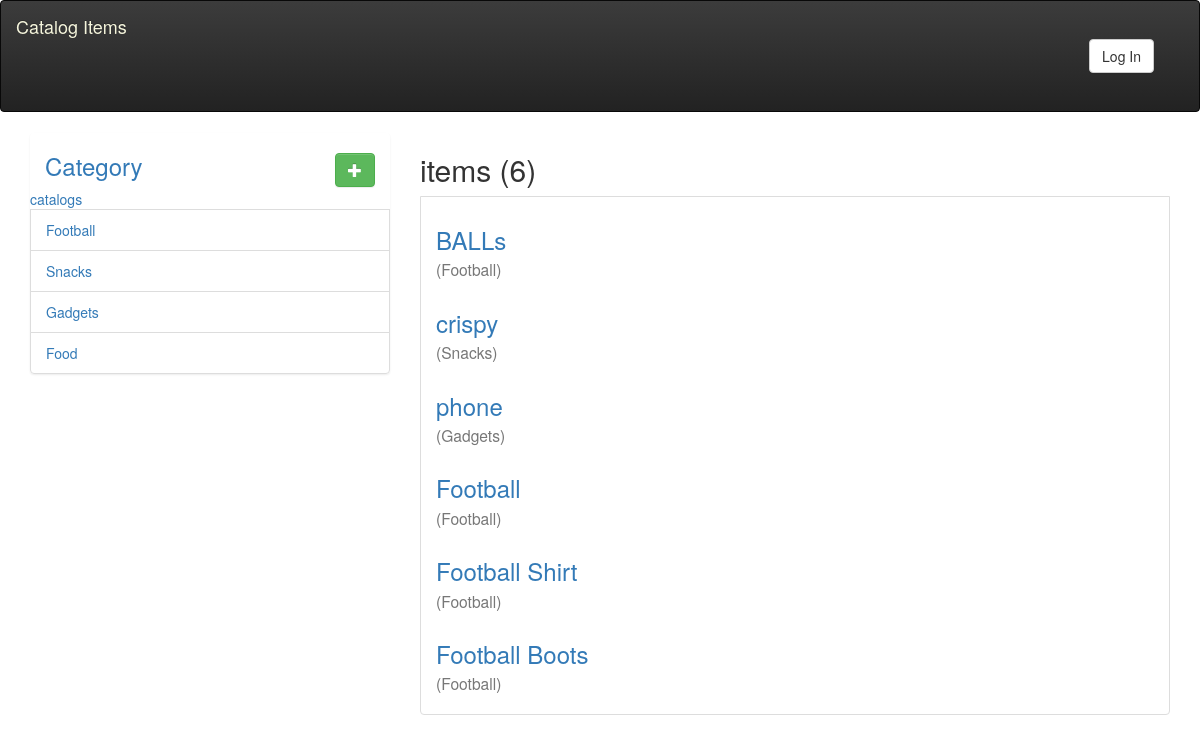
Page /categories/ on the committed database.
### database_setup.py (models this page shows, shortened)
class Category(Base):
    __tablename__ = 'category'
    id = Column(Integer, primary_key=True)
    name = Column(String(250), nullable=False)
    user_id = Column(Integer, ForeignKey('user.id'))
    user = relationship(User)

class CatalogItem(Base):
    __tablename__ = 'catalog_item'
    name = Column(String(80), nullable=False)
    id = Column(Integer, primary_key=True)
    description = Column(String(250))
    price = Column(String(8))
    category_id = Column(Integer, ForeignKey('category.id'))
    category = relationship(Category)
    user_id = Column(Integer, ForeignKey('user.id'))
    user = relationship(User)

### project.py (the view)
@app.route('/categories/')
def show_Catalog():
    category = session.query(Category).all()
    items = session.query(CatalogItem).order_by(CatalogItem.id.desc())
    count = items.count()
    if 'username' not in login_session:
       return render_template('catalogs.html', category=category, count=count, items=items)
    else:
        return render_template('public_catalog.html', category=category, count=count, items=items)

### templates/catalogs.html (shortened to what this page needs)
{% extends "main.html" %}
{% block content %}
<div class="col-md-12 flash">
</div>
<div class="row">
    <div class="col-md-4" style="height:100%">
        <div class="col-md-12">
         <h3>
             <a> Category</a>
            <div class="pull-right">
                <button class="btn btn-success primary">
                    <span class="glyphicon glyphicon-plus"></span>
                </button>
            </div>
         </h3>
        </div>
        <ul class="list-group">
            <li><a href=""> catalogs</a></li>
            {% for c in category %}
            <li class="list-group-item">
                <div class="row">
                    <div class="col-md-12">
                        <a href="{{url_for('categoryItems',category_id=c.id)}}">{{ c.name }}</a>
                    </div>
                </div>
            </li>
            {% endfor %}
        </ul>
    </div>
    <div class="col-md-8" style="height:100%">
        <div class="row">
            <div class="col-md-12">
                <h2>{{category.name}} items ({{count}})</h2>
            </div>
          </div>
            <ul class="list-group-item">
                {% for i  in items %}
                <li>
                    <div class="row">
                        <div class="col-md-12">
                            <a href="{{url_for('showCatalogItem',category_id=i.category_id,item_id=i.id)}}">
                                <h3>
                                    {{ i.name }}</a><br> <small>({{ i.category.name}})</small>
                        </div>
                    </div>
                </li>
                {% endfor %}
            </ul>
        </div>
</div>
{% endblock %}

### templates/main.html (shortened to what this page needs)
<!DOCTYPE html>
<html lang="en">
<head>
    <link rel="stylesheet" href="https://maxcdn.bootstrapcdn.com/bootstrap/3.3.7/css/bootstrap.min.css">
    <link rel=stylesheet type=text/css href="{{ url_for('static', filename='styles.css') }}">
    <link rel="stylesheet" href="https://maxcdn.bootstrapcdn.com/bootstrap/3.3.7/css/bootstrap-theme.min.css">
    <link rel=stylesheet type=text/css href="{{ url_for('static', filename='bootstrap.min.css') }}">
</head>
<body>
    {% include "header.html" %}
    <div class="container">
        {% block content %}
        {% endblock %}
    </div>
</body>
</html>

### templates/header.html (shortened to what this page needs)
<nav class="navbar navbar-inverse">
    <div class="container-fluid">
        <div class="navbar-header">
            <a class="navbar-brand" href=""><span style="color:beige">Catalog Items</span></a>
        </div>
        <div class="collapse navbar-collapse" >
            <ul class="nav navbar-nav navbar-right">
               {% if 'username' not in session %}
                <li>
      <a href="{{url_for('showLogin')}}" class="navbar-text navbar-margin-btn">
        <button type="button" class="btn btn-default navbar-btn">
        Log In
        </button>
      </a>
                {% endif %}
            </ul>
        </div>
    </div>
</nav>

### static/styles.css (style rules this page uses)
body { background-color: #8dcecb; }
nav { margin: 0; width: 100%; }
a { color: black; }
ul,li { list-style-type: none; }

### rows in the picture
Category: name "Football"
Category: name "Snacks"
Category: name "Gadgets"
Category: name "Food"
CatalogItem: name "BALLs", category.name "Football"
CatalogItem: name "crispy", category.name "Snacks"
CatalogItem: name "phone", category.name "Gadgets"
CatalogItem: name "Football", category.name "Football"
CatalogItem: name "Football Shirt", category.name "Football"
CatalogItem: name "Football Boots", category.name "Football"

### other values in the picture
{{ count }} "6"
